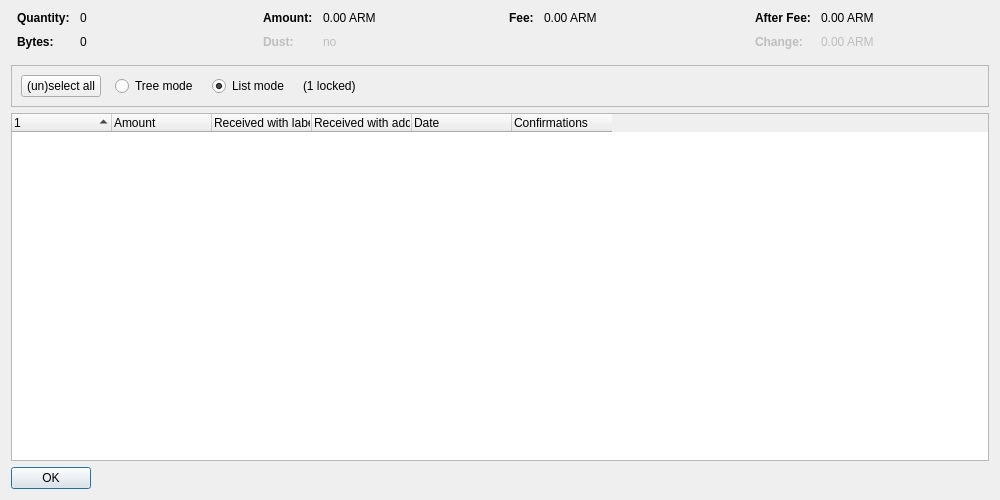
<?xml version="1.0" encoding="UTF-8"?>
<ui version="4.0">
 <class>CoinControlDialog</class>
 <widget class="QDialog" name="CoinControlDialog">
  <property name="geometry">
   <rect>
    <x>0</x>
    <y>0</y>
    <width>1000</width>
    <height>500</height>
   </rect>
  </property>
  <property name="windowTitle">
   <string>Coin Selection</string>
  </property>
  <layout class="QVBoxLayout" name="verticalLayout">
   <item>
    <layout class="QHBoxLayout" name="horizontalLayoutTop" stretch="0,0,0,0">
     <property name="topMargin">
      <number>0</number>
     </property>
     <property name="bottomMargin">
      <number>10</number>
     </property>
     <item>
      <layout class="QFormLayout" name="formLayoutCoinControl1">
       <property name="horizontalSpacing">
        <number>10</number>
       </property>
       <property name="verticalSpacing">
        <number>10</number>
       </property>
       <property name="leftMargin">
        <number>6</number>
       </property>
       <property name="rightMargin">
        <number>6</number>
       </property>
       <item row="0" column="0">
        <widget class="QLabel" name="labelCoinControlQuantityText">
         <property name="font">
          <font>
           <weight>75</weight>
           <bold>true</bold>
          </font>
         </property>
         <property name="text">
          <string>Quantity:</string>
         </property>
        </widget>
       </item>
       <item row="0" column="1">
        <widget class="QLabel" name="labelCoinControlQuantity">
         <property name="cursor">
          <cursorShape>IBeamCursor</cursorShape>
         </property>
         <property name="contextMenuPolicy">
          <enum>Qt::ActionsContextMenu</enum>
         </property>
         <property name="text">
          <string notr="true">0</string>
         </property>
         <property name="textInteractionFlags">
          <set>Qt::LinksAccessibleByMouse|Qt::TextSelectableByKeyboard|Qt::TextSelectableByMouse</set>
         </property>
        </widget>
       </item>
       <item row="1" column="0">
        <widget class="QLabel" name="labelCoinControlBytesText">
         <property name="font">
          <font>
           <weight>75</weight>
           <bold>true</bold>
          </font>
         </property>
         <property name="text">
          <string>Bytes:</string>
         </property>
        </widget>
       </item>
       <item row="1" column="1">
        <widget class="QLabel" name="labelCoinControlBytes">
         <property name="cursor">
          <cursorShape>IBeamCursor</cursorShape>
         </property>
         <property name="contextMenuPolicy">
          <enum>Qt::ActionsContextMenu</enum>
         </property>
         <property name="text">
          <string notr="true">0</string>
         </property>
         <property name="textInteractionFlags">
          <set>Qt::LinksAccessibleByMouse|Qt::TextSelectableByKeyboard|Qt::TextSelectableByMouse</set>
         </property>
        </widget>
       </item>
      </layout>
     </item>
     <item>
      <layout class="QFormLayout" name="formLayoutCoinControl2">
       <property name="horizontalSpacing">
        <number>10</number>
       </property>
       <property name="verticalSpacing">
        <number>10</number>
       </property>
       <property name="leftMargin">
        <number>6</number>
       </property>
       <property name="rightMargin">
        <number>6</number>
       </property>
       <item row="0" column="0">
        <widget class="QLabel" name="labelCoinControlAmountText">
         <property name="font">
          <font>
           <weight>75</weight>
           <bold>true</bold>
          </font>
         </property>
         <property name="text">
          <string>Amount:</string>
         </property>
        </widget>
       </item>
       <item row="0" column="1">
        <widget class="QLabel" name="labelCoinControlAmount">
         <property name="cursor">
          <cursorShape>IBeamCursor</cursorShape>
         </property>
         <property name="contextMenuPolicy">
          <enum>Qt::ActionsContextMenu</enum>
         </property>
         <property name="text">
          <string notr="true">0.00 ARM</string>
         </property>
         <property name="textInteractionFlags">
          <set>Qt::LinksAccessibleByMouse|Qt::TextSelectableByKeyboard|Qt::TextSelectableByMouse</set>
         </property>
        </widget>
       </item>
       <item row="1" column="0">
        <widget class="QLabel" name="labelCoinControlLowOutputText">
         <property name="enabled">
          <bool>false</bool>
         </property>
         <property name="font">
          <font>
           <weight>75</weight>
           <bold>true</bold>
          </font>
         </property>
         <property name="text">
          <string>Dust:</string>
         </property>
        </widget>
       </item>
       <item row="1" column="1">
        <widget class="QLabel" name="labelCoinControlLowOutput">
         <property name="enabled">
          <bool>false</bool>
         </property>
         <property name="cursor">
          <cursorShape>IBeamCursor</cursorShape>
         </property>
         <property name="contextMenuPolicy">
          <enum>Qt::ActionsContextMenu</enum>
         </property>
         <property name="text">
          <string notr="true">no</string>
         </property>
         <property name="textInteractionFlags">
          <set>Qt::LinksAccessibleByMouse|Qt::TextSelectableByKeyboard|Qt::TextSelectableByMouse</set>
         </property>
        </widget>
       </item>
      </layout>
     </item>
     <item>
      <layout class="QFormLayout" name="formLayoutCoinControl3">
       <property name="horizontalSpacing">
        <number>10</number>
       </property>
       <property name="verticalSpacing">
        <number>10</number>
       </property>
       <property name="leftMargin">
        <number>6</number>
       </property>
       <property name="rightMargin">
        <number>6</number>
       </property>
       <item row="0" column="0">
        <widget class="QLabel" name="labelCoinControlFeeText">
         <property name="font">
          <font>
           <weight>75</weight>
           <bold>true</bold>
          </font>
         </property>
         <property name="text">
          <string>Fee:</string>
         </property>
        </widget>
       </item>
       <item row="0" column="1">
        <widget class="QLabel" name="labelCoinControlFee">
         <property name="cursor">
          <cursorShape>IBeamCursor</cursorShape>
         </property>
         <property name="contextMenuPolicy">
          <enum>Qt::ActionsContextMenu</enum>
         </property>
         <property name="text">
          <string notr="true">0.00 ARM</string>
         </property>
         <property name="textInteractionFlags">
          <set>Qt::LinksAccessibleByMouse|Qt::TextSelectableByKeyboard|Qt::TextSelectableByMouse</set>
         </property>
        </widget>
       </item>
      </layout>
     </item>
     <item>
      <layout class="QFormLayout" name="formLayoutCoinControl4">
       <property name="horizontalSpacing">
        <number>10</number>
       </property>
       <property name="verticalSpacing">
        <number>10</number>
       </property>
       <property name="leftMargin">
        <number>6</number>
       </property>
       <property name="rightMargin">
        <number>6</number>
       </property>
       <item row="0" column="0">
        <widget class="QLabel" name="labelCoinControlAfterFeeText">
         <property name="font">
          <font>
           <weight>75</weight>
           <bold>true</bold>
          </font>
         </property>
         <property name="text">
          <string>After Fee:</string>
         </property>
        </widget>
       </item>
       <item row="0" column="1">
        <widget class="QLabel" name="labelCoinControlAfterFee">
         <property name="cursor">
          <cursorShape>IBeamCursor</cursorShape>
         </property>
         <property name="contextMenuPolicy">
          <enum>Qt::ActionsContextMenu</enum>
         </property>
         <property name="text">
          <string notr="true">0.00 ARM</string>
         </property>
         <property name="textInteractionFlags">
          <set>Qt::LinksAccessibleByMouse|Qt::TextSelectableByKeyboard|Qt::TextSelectableByMouse</set>
         </property>
        </widget>
       </item>
       <item row="1" column="0">
        <widget class="QLabel" name="labelCoinControlChangeText">
         <property name="enabled">
          <bool>false</bool>
         </property>
         <property name="font">
          <font>
           <weight>75</weight>
           <bold>true</bold>
          </font>
         </property>
         <property name="text">
          <string>Change:</string>
         </property>
        </widget>
       </item>
       <item row="1" column="1">
        <widget class="QLabel" name="labelCoinControlChange">
         <property name="enabled">
          <bool>false</bool>
         </property>
         <property name="cursor">
          <cursorShape>IBeamCursor</cursorShape>
         </property>
         <property name="contextMenuPolicy">
          <enum>Qt::ActionsContextMenu</enum>
         </property>
         <property name="text">
          <string notr="true">0.00 ARM</string>
         </property>
         <property name="textInteractionFlags">
          <set>Qt::LinksAccessibleByMouse|Qt::TextSelectableByKeyboard|Qt::TextSelectableByMouse</set>
         </property>
        </widget>
       </item>
      </layout>
     </item>
    </layout>
   </item>
   <item>
    <widget class="QFrame" name="frame">
     <property name="minimumSize">
      <size>
       <width>0</width>
       <height>40</height>
      </size>
     </property>
     <property name="frameShape">
      <enum>QFrame::StyledPanel</enum>
     </property>
     <property name="frameShadow">
      <enum>QFrame::Sunken</enum>
     </property>
     <layout class="QHBoxLayout" name="horizontalLayout">
      <item>
       <layout class="QHBoxLayout" name="horizontalLayoutPanel" stretch="0,0,0,0,0">
        <property name="spacing">
         <number>14</number>
        </property>
        <item>
         <widget class="QPushButton" name="pushButtonSelectAll">
          <property name="sizePolicy">
           <sizepolicy hsizetype="Maximum" vsizetype="Fixed">
            <horstretch>0</horstretch>
            <verstretch>0</verstretch>
           </sizepolicy>
          </property>
          <property name="text">
           <string>(un)select all</string>
          </property>
          <property name="autoDefault">
           <bool>false</bool>
          </property>
         </widget>
        </item>
        <item>
         <widget class="QRadioButton" name="radioTreeMode">
          <property name="sizePolicy">
           <sizepolicy hsizetype="Maximum" vsizetype="Fixed">
            <horstretch>0</horstretch>
            <verstretch>0</verstretch>
           </sizepolicy>
          </property>
          <property name="text">
           <string>Tree mode</string>
          </property>
         </widget>
        </item>
        <item>
         <widget class="QRadioButton" name="radioListMode">
          <property name="sizePolicy">
           <sizepolicy hsizetype="Maximum" vsizetype="Fixed">
            <horstretch>0</horstretch>
            <verstretch>0</verstretch>
           </sizepolicy>
          </property>
          <property name="text">
           <string>List mode</string>
          </property>
          <property name="checked">
           <bool>true</bool>
          </property>
         </widget>
        </item>
        <item>
         <widget class="QLabel" name="labelLocked">
          <property name="text">
           <string notr="true">(1 locked)</string>
          </property>
         </widget>
        </item>
        <item>
         <spacer name="horizontalSpacer">
          <property name="orientation">
           <enum>Qt::Horizontal</enum>
          </property>
          <property name="sizeHint" stdset="0">
           <size>
            <width>40</width>
            <height>20</height>
           </size>
          </property>
         </spacer>
        </item>
       </layout>
      </item>
     </layout>
    </widget>
   </item>
   <item>
    <widget class="CoinControlTreeWidget" name="treeWidget">
     <property name="contextMenuPolicy">
      <enum>Qt::CustomContextMenu</enum>
     </property>
     <property name="sortingEnabled">
      <bool>false</bool>
     </property>
     <property name="columnCount">
      <number>6</number>
     </property>
     <attribute name="headerShowSortIndicator" stdset="0">
      <bool>true</bool>
     </attribute>
     <attribute name="headerStretchLastSection">
      <bool>false</bool>
     </attribute>
     <column>
      <property name="text">
       <string/>
      </property>
     </column>
     <column>
      <property name="text">
       <string>Amount</string>
      </property>
     </column>
     <column>
      <property name="text">
       <string>Received with label</string>
      </property>
     </column>
     <column>
      <property name="text">
       <string>Received with address</string>
      </property>
     </column>
     <column>
      <property name="text">
       <string>Date</string>
      </property>
     </column>
     <column>
      <property name="text">
       <string>Confirmations</string>
      </property>
      <property name="toolTip">
       <string>Confirmed</string>
      </property>
     </column>
     <column>
      <property name="text">
       <string/>
      </property>
     </column>
     <column>
      <property name="text">
       <string/>
      </property>
     </column>
     <column>
      <property name="text">
       <string/>
      </property>
     </column>
     <column>
      <property name="text">
       <string/>
      </property>
     </column>
    </widget>
   </item>
   <item>
    <widget class="QDialogButtonBox" name="buttonBox">
     <property name="sizePolicy">
      <sizepolicy hsizetype="Maximum" vsizetype="Fixed">
       <horstretch>0</horstretch>
       <verstretch>0</verstretch>
      </sizepolicy>
     </property>
     <property name="orientation">
      <enum>Qt::Horizontal</enum>
     </property>
     <property name="standardButtons">
      <set>QDialogButtonBox::Ok</set>
     </property>
    </widget>
   </item>
  </layout>
 </widget>
 <customwidgets>
  <customwidget>
   <class>CoinControlTreeWidget</class>
   <extends>QTreeWidget</extends>
   <header>qt/coincontroltreewidget.h</header>
  </customwidget>
 </customwidgets>
 <resources/>
 <connections/>
</ui>
